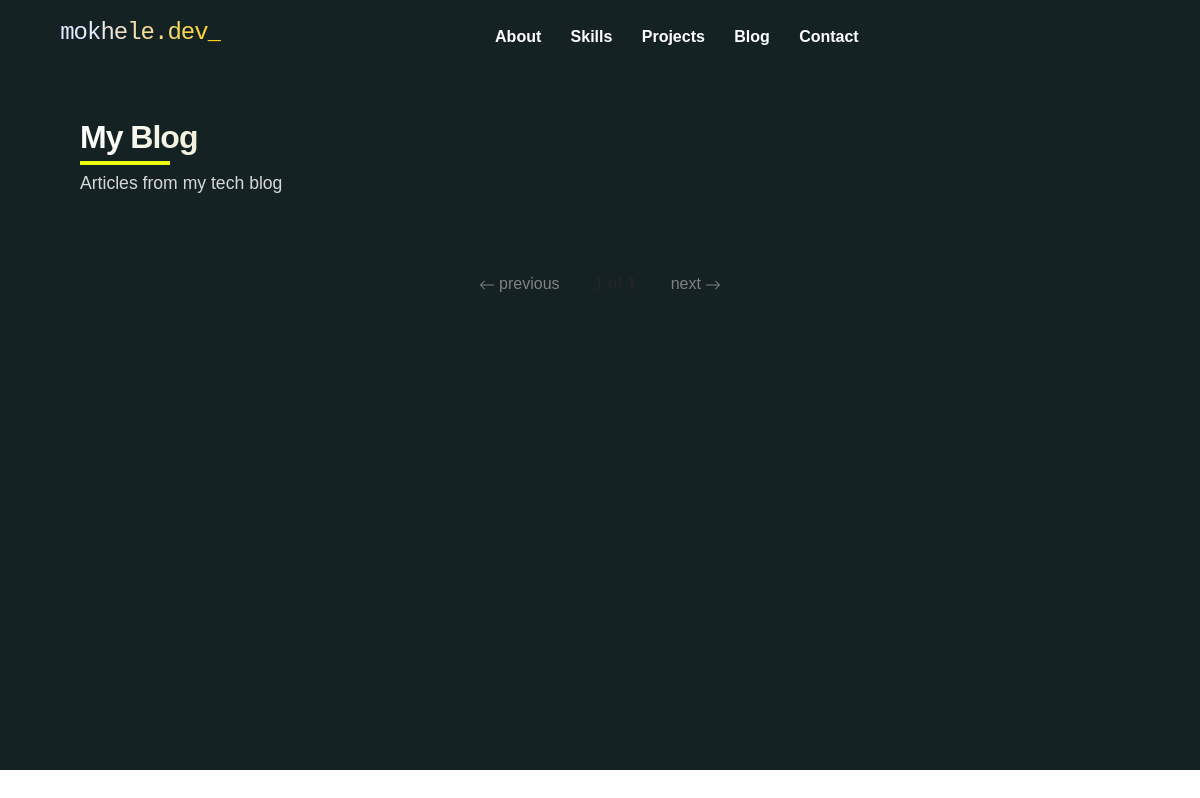
The page /blog/ on the database as committed earlier.
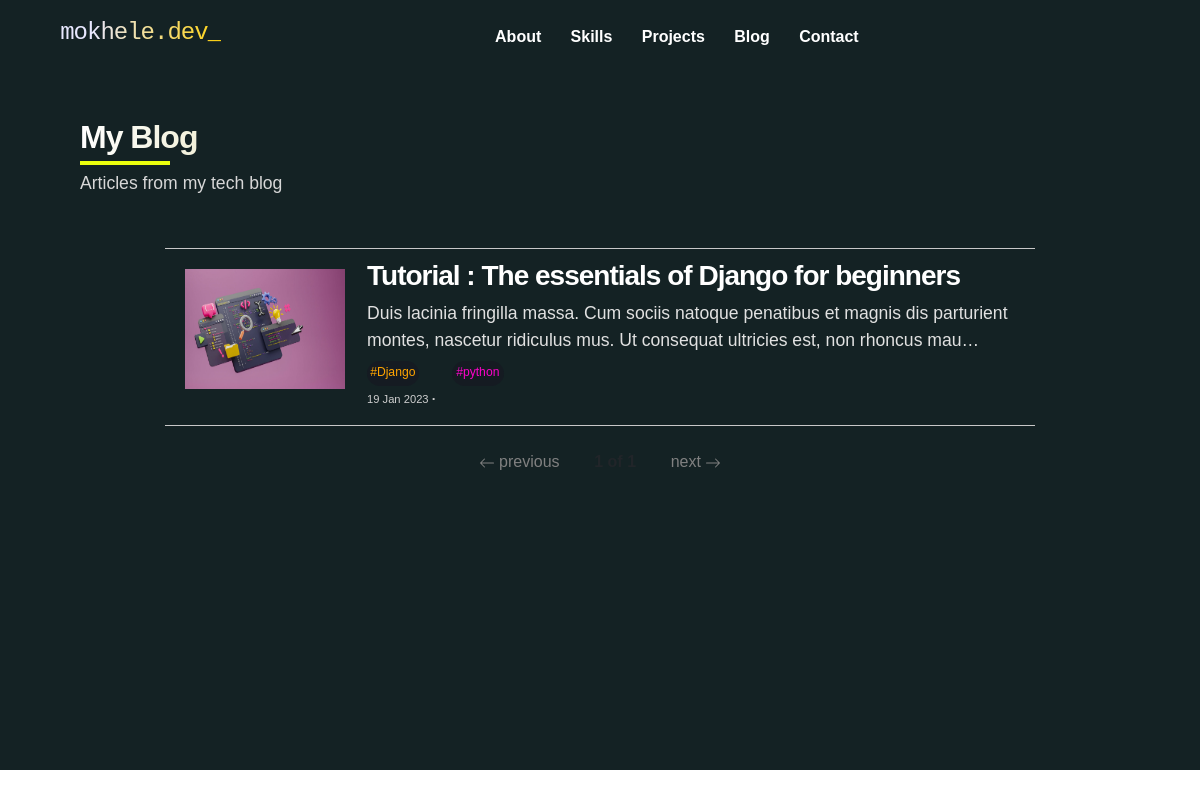
The same page on the database as committed later.
### blog_app/models.py (models this page shows, shortened)
class Article(models.Model):
    title = models.CharField(max_length=80)
    subtitle = models.CharField(max_length=500)
    thumbnail = models.ImageField(upload_to="blog")
    body = QuillField()
    date_posted = models.DateTimeField(auto_now_add=True)
    featured_article = models.BooleanField(default=False)
    tags = models.ManyToManyField(Tag, null=True, blank=True)
    slug = models.SlugField(null=True)
    ordering = models.IntegerField( unique = True , null= True , blank = True   )
    date_added = models.DateTimeField(auto_now_add=True, blank=True,null=True)

class Tag(models.Model):
	name = models.CharField(max_length=100)

### blog_app/views.py (the view)
# urls.py: path('',views.all_articles,name="all_articles"),  # display all projects
def all_articles(request):
    articles = Article.objects.all()
    paginator = Paginator(articles, 10)
    page_number = request.GET.get('page')
    page_obj = paginator.get_page(page_number)
    context = {"articles": page_obj}
    return render(request , 'blog_app/article_list.html', context)

### main_app/templatetags/read-time.py (called while the page is built)
def read(html):
    return readtime.of_html(html)

### blog_app/templates/blog_app/article_list.html (shortened to what the changed rows need)
{% extends 'main_app/base.html'  %}
{% load static %}
{% load read-time %}
{% block content %}
<section class="py-5" id="blog" style="background-color: #12121a;min-height: 700px;">
  <div class="container-fluid blog-container"  >
    <h2 id="sections" style="margin-left: 5px;color: white;margin-top: 0cm;margin-bottom: 0cm;">My Blog </h2>
<br><br>
    <div class="row d-flex justify-content-center">
      {% for article in articles %}
      <div class=" col-12 col-lg-10">
       {% if forloop.counter == 1 %}
       <div class="d-flex" style="border-top:1px  solid rgb(200, 200, 200);border-bottom:1px  solid rgb(200, 200, 200);">
        {% else %}
        <div class="d-flex" style="border-bottom:1px  solid rgb(200, 200, 200);">
        {% endif %}
          <div class="blog-img" style="margin: 20px;">
            <img height="150" src="{{article.thumbnail.url}}" alt="">
          </div>
          <div class="">
           <a href="{% url 'blog_app:article' article.slug %}" class="article-link">  <h3 class="blog-title" style="margin-left: 2px;margin-top:10px;color:white">{{article.title}}</h3> </a>
            <p style="margin-left: 2px;margin-right: 20px;margin-bottom: 8px;color:rgb(225, 225, 225); font-size: 1.1rem;" class="blog-subtitle">
              {{article.subtitle|truncatechars:160}}
            </p>
            <div class="row ">
              {% for tag in article.tags.all %}
                <div class="d-flex" style="width: 85px;height: 25px;">
                  <div class="rounded-pill" style="margin-left: 5px;background-color: #17172284;width:100%; ">
                    <p class="d-flex justify-content-center tag-name" style="padding:2px 0px 2px 0px;font-size: 0.85rem;color: {% cycle 'orange' '#FB04C9' '#7C8EE8' '#E6E116' '#C653FF'  '#00D43F' '#009FB8' '#E6E116' %};">{{tag.name}}</p>
                  </div> &nbsp;
              </div>
             {% endfor %}
            </div>
            <div class="row">
              <div class="col">
                <p style="font-size: 0.7rem;color:rgb(206, 206, 206);margin-left: 2px;margin-top: 3px;"> {{article.date_posted|date:" d M Y"}} <span style="font-weight:700;font-size:larger">  &centerdot; </span> {{article.body.html|readtime}}</p>
              </div>
            </div>
          </div>
        </div>
      </div>
      {% endfor %}
  </div>
</div>
  </section>
{% endblock content %}

Rows that differ between the two databases and show on the page:
added Article: thumbnail (picture), title "Tutorial : The essentials of Django for beginners", subtitle "Duis lacinia fringilla massa. Cum sociis natoque penatibus et magnis dis parturient montes, nascetur ridiculus mus. Ut consequat ultricies est, non rhoncus mau…", date_posted "19 Jan 2023"
now on this page (row unchanged): Tag: name "#Django"
now on this page (row unchanged): Tag: name "#python"
